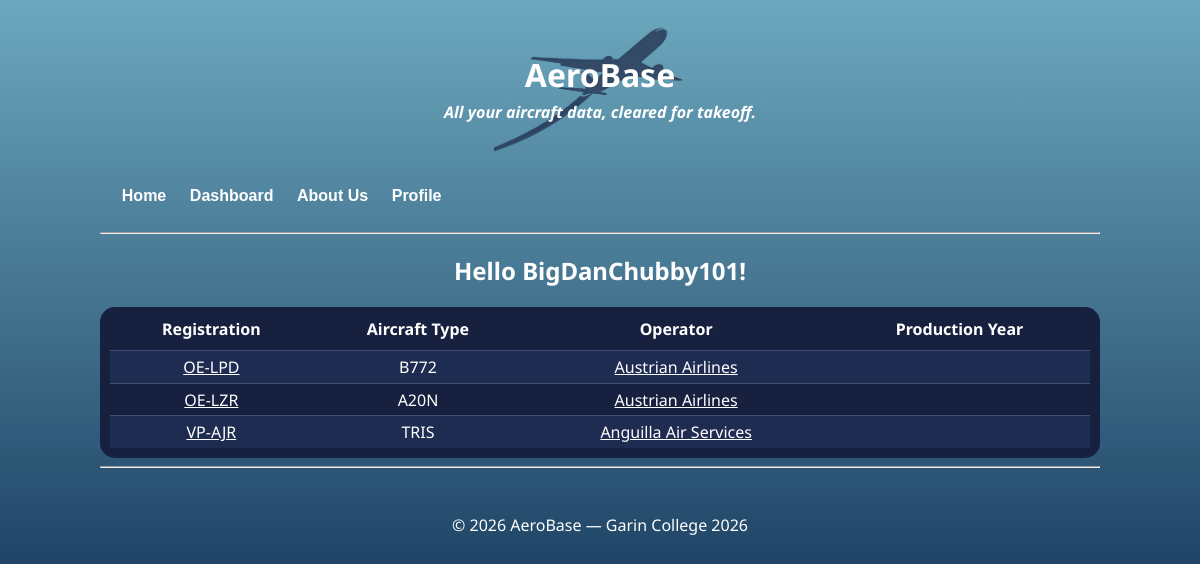
The page /database/aircraft (signed in) on the database its author committed.
### app.py (models this page shows)
class User(db.Model):
    id = db.Column(db.Integer, primary_key = True)
    username = db.Column(db.String(20), unique = True, nullable = False)
    password = db.Column(db.String(100), nullable = False)
    email = db.Column(db.String(254), nullable = False, unique = True)
    admin = db.Column(db.Boolean, default = False)
    aircrafts = db.relationship(
        "Aircraft",
        back_populates = "user"
    )
    operators = db.relationship(
        "Operator",
        back_populates = "user"
    )

class Aircraft(db.Model):
    id = db.Column(db.Integer, primary_key = True)
    registration = db.Column(db.String(10), nullable = False)
    year_produced = db.Column(db.Integer, nullable = True)
    operator_id = db.Column(db.String(3), db.ForeignKey("operator.icao"), nullable=False)
    registration_prefix = db.Column(db.String(5), db.ForeignKey("registration_prefix.prefix"), nullable=False)
    manufacturer_id = db.Column(db.Integer, db.ForeignKey("manufacturer.manufacturer_id"), nullable=False)
    user_id = db.Column(db.Integer, db.ForeignKey("user.id"), nullable = True)
    date_time = db.Column(db.DateTime, server_default=db.func.now(), onupdate=db.func.now(), nullable=False)
    __table_args__ = ( # Checks that the combination of the prefix and registration are unique, so something like ZK-ABC can exist, but so can VH-ABC and not a second ZK-ABC.
        db.UniqueConstraint(
            "registration_prefix",
            "registration",
            name = "unique_registration"
        ),
    )
    operator = db.relationship(
        "Operator",
        back_populates = "aircrafts"
    )
    prefix = db.relationship(
        "RegistrationPrefix",
        back_populates = "aircrafts"
    )
    manufacturer = db.relationship(
        "Manufacturer",
        back_populates = "aircrafts"
    )
    user = db.relationship(
        "User",
        back_populates = "aircrafts"
    )

class Manufacturer(db.Model):
    manufacturer_id = db.Column(db.Integer, primary_key = True)
    type_icao = db.Column(db.String(4), nullable = False)
    manufacturer_name = db.Column(db.String(50), nullable = False)
    model_name = db.Column(db.String(50), nullable = False)
    wake_cat = db.Column(db.String(1), nullable = False)
    operators = db.relationship(
        "Operator",
        secondary = manufacturer_operator,
        back_populates = "manufacturers"
    )
    aircrafts = db.relationship(
        "Aircraft",
        back_populates = "manufacturer"
    )

class Operator(db.Model):
    icao = db.Column(db.String(3), primary_key = True)
    hub_icao = db.Column(db.String(4), nullable = False)
    year_founded = db.Column(db.Integer, nullable = False)
    operator_name = db.Column(db.String(25), nullable = False)
    user_id = db.Column(db.Integer, db.ForeignKey("user.id"), nullable = True)
    date_time = db.Column(db.DateTime, server_default=db.func.now(), onupdate=db.func.now(), nullable=False)
    callsign = db.Column(db.String(50))
    manufacturers = db.relationship(
        "Manufacturer",
        secondary = manufacturer_operator,
        back_populates = "operators"
    )
    aircrafts = db.relationship(
        "Aircraft",
        back_populates = "operator"
    )
    user = db.relationship(
        "User",
        back_populates = "operators"
    )

### app.py (the view)
    @app.route("/database/aircraft")
    def dbaircraft():
        aircraft = Aircraft.query.order_by(Aircraft.operator_id, Aircraft.registration_prefix, Aircraft.registration).all() # Pulls all aircraft from the database
        if "user" in session:
            return render_template(
                "aircraft.html",
                page_title = "Database (Aircraft)",
                user=session["user"],
                aircrafts=aircraft
            )
        else:
            return redirect(url_for("login"))

### app.py (called while the page is built)
@app.context_processor
def inject_user():
   if "user" in session:
       user=User.query.filter_by(username=session["user"]).first()
       is_admin = user is not None and user.admin is True
   else:
       is_admin = False
   return{
       "logged_in": "user" in session,
       "is_admin":  is_admin
   }

### templates/aircraft.html (shortened to what this page needs)
{% extends "layout.html" %}
{% block content %}
<h2 style="color: #ffffff;">Hello {{user}}!</h2>
<table style="width: 100%; color:#ffffff;">
    <tr>
        <th>Registration</th>
        <th>Aircraft Type</th>
        <th>Operator</th>
        <th>Production Year</th>
    </tr>
    {% for aircraft in aircrafts %}
    {% if aircraft.registration_prefix != "N" and aircraft.registration_prefix != "JA" and aircraft.registration_prefix != "HL" and aircraft.registration_prefix != "VP-A" and aircraft.registration_prefix!= "VP-B" and aircraft.registration_prefix != "VQ-B" %}
    {% set registration = aircraft.registration_prefix + "-" + aircraft.registration %}
    {% else %}
    {% set registration = aircraft.registration_prefix + aircraft.registration %}
    {% endif %}
    <tr>
        <td><a href="/database/aircraft/{{ aircraft.id }}" style="color:#ffffff">{{registration}}</a></td>
        <td>{{aircraft.manufacturer.type_icao}}</td>
        <td><a href="/database/operators/{{aircraft.operator.icao}}" style="color:#ffffff">{{aircraft.operator.operator_name}}</a></td>
        <td>
        </td>
    </tr>
    {% endfor %}
</table>
{% endblock %}

### templates/layout.html (shortened to what this page needs)
<!doctype html>
<html lang="en">
<head>
<link rel="stylesheet" href="{{ url_for('static', filename='style.css') }}">
</head>
<body>
{% include "header.html" %}
{% include "nav.html" %}
  <hr>
  {% block content %}{% endblock %}
  <hr>
  {% include "footer.html" %}
</body>
</html>

### templates/header.html
<header>
  <h1 style="margin-bottom: 5px;">AeroBase</h1>
  <h4 style="margin-top: 5px"><i>All your aircraft data, cleared for takeoff.</i></h4>
</header>

### templates/nav.html (shortened to what this page needs)
<nav>
  <button style="margin-inline:2px" type="button" onclick="window.location.href='/'">Home</button>
  <button style="margin-inline:2px" type="button" onclick="window.location.href='/dashboard'">Dashboard</button>
  <button style="margin-inline:2px" type="button" onclick="window.location.href='/about-us'">About Us</button>
  {% if logged_in %}
    <button style="margin-inline:2px;"  class="login-link" type="button" onclick="window.location.href='/profile'">Profile</button>
  {% else %}
    <button style="margin-inline:2px;"  class="login-link" type="button" onclick="window.location.href='/login'">Login</button>
  {% endif %}
</nav>

### templates/footer.html
<footer>
  <p style="color: #ffffff;">
    © 2026 AeroBase — Garin College 2026
  </p>
</footer>

### static/style.css (style rules this page uses)
html { height:100%; }
body { font-family: 'Noto Sans', sans-serif; max-width: 1000px; margin: 20px auto; background-image: linear-gradient(to bottom, #6ca8be, #001b42); background-repeat: no-repeat; background-attachment: fixed; text-align:center; color:#ffffff; }
header { padding: 12px; border-radius: 8px; color:#ffffff; background-image: url('homepage.png'); background-position: center; background-size: contain; background-repeat: no-repeat; }
table { background-color:#17213f; border-radius:15px; padding:1%; border-spacing:0; }
nav { margin-top: 10px; padding: 10px; border-radius: 8px; display: flex; align-items: center; }
footer { margin-top: 20px; padding: 10px; border-radius: 8px; }
td { border-top:1px solid #415072; padding:0.5%; }
tr:nth-child(even) { background-color:#1f2c52; }
th { background-color:#17213f; padding-bottom:1%; }
button { background-color:transparent; border:none; color:#ffffff; padding:1%; text-align:center; cursor:pointer; border-radius:10px; font-size:100%; font-weight:bold; }

### rows shown on the page
User: username "BigDanChubby101"
Aircraft: registration "OE-LPD", manufacturer.type_icao "B772", operator.operator_name "Austrian Airlines"
Aircraft: registration "OE-LZR", manufacturer.type_icao "A20N", operator.operator_name "Austrian Airlines"
Aircraft: registration "VP-AJR", manufacturer.type_icao "TRIS", operator.operator_name "Anguilla Air Services"
